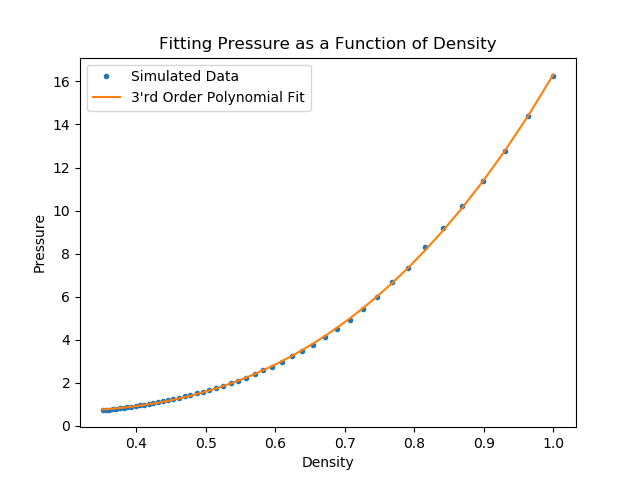

Source code (Python):
# Calls the Monte Carlo Fluids Simulator a bunch of times
import os
import numpy as np
import matplotlib.pyplot as plt

def run_sims():
	l_sides = np.linspace(np.power(9,3),np.power(6.3496,3))
	l_sides = np.cbrt(l_sides)
	for l_side in l_sides:
		delta_x = l_side / 25 #for help making the frac accepted about .5 (ad-hoc)
		with open('Input','w') as f:
			text = "Ncycle   Ninit   Npart   Linit   Temp\n \
			10000      10      256    .true.  2.0\nDeltax   Box \n \
			%.3f      %.3f"%(delta_x,l_side)
			f.write(text)
		#os.system("..\Source\mc.exe >> 51-b.txt")
	densities = 256 / np.power(l_sides,3)
	pressures = parse_outputs() #extract pressures from log files
	print(densities)
	print(pressures)
	order = 3 #order of polynomial
	coeff = np.polyfit(densities,pressures,order)
	print(coeff)
	p = np.poly1d(coeff)

	# plot results
	plt.plot(densities, pressures, '.', label="Simulated Data") 
	plt.plot(densities, p(densities), '-', label=("%d'rd Order Polynomial Fit"%order))
	plt.legend()
	plt.xlabel("Density")
	plt.ylabel("Pressure")
	plt.title("Fitting Pressure as a Function of Density")
	plt.show()

def parse_outputs():
	#retrieve all the pressures from the log file
	pressures = [] 
	with open('51-b.txt') as f:
		for row in f:
			if '<P>' in row:
				tmp = row.split(' ')
				if 'E-' in tmp[-1]:
					#formatting case 1 - number is last element (minus the newline)
					print(tmp[-1][0:-2])
					pressures.append(float(tmp[-1][0:-1]))
				else:
					#formatting case 2
					#find numeric element of tmp
					for el in tmp:
						try:
							float(el)
							pressures.append(float(el))
							break
						except ValueError:
							continue
	return pressures

def main():
	run_sims()

if __name__ == "__main__":
	main()
